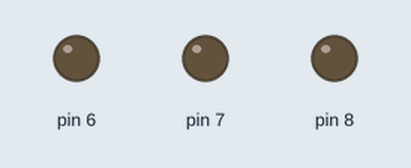
The sketch below on a simulated Arduino Uno, built with avr-gcc and run on an emulated ATmega328P. Parts: output pins drawn as LEDs (lit = HIGH).

Above: at 0.5 s.
At 9.45 s:
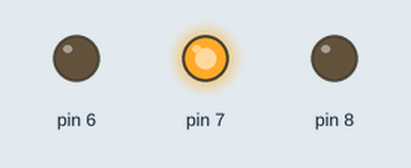
At 13.65 s:
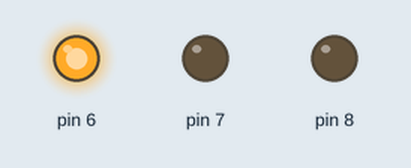
At 18.25 s:
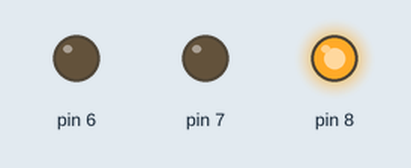
Timing chart, 0 to 18.6 s (numbered marks = the images above):
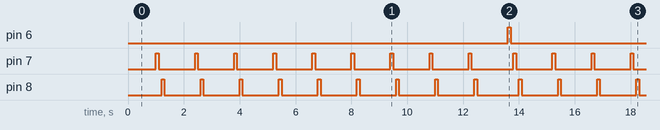

Measured:
- by itself, pin 6: alternates HIGH for 0.10 s and LOW for 14.1 s
- by itself, pin 7, pin 8: alternates HIGH for 0.10 s and LOW for 1.3 s
- by itself, everything shown: repeats every 14.2 s, in 42 steps

The sketch:

multitareas_usando_funciones_para_varias_multitareas.ino
```cpp
//multitareas usando funciones para varias multitareas
int Delay=1000;
int inc=0;

void setup() {
  // put your setup code here, to run once:
  pinMode(6, OUTPUT);
  pinMode(7, OUTPUT);
  pinMode(8, OUTPUT);
}

void led6(){//variable global que va estar enmarcada 1segundo
  delay(Delay);
  inc=inc+1;
  if(inc==10){//esta funcion linea anterior la que esta aqui entre llaves
  digitalWrite(6, 1);
  delay(100);
  digitalWrite(6, 0);
  delay(100);
  inc=0;
}}
void led7(){
  digitalWrite(7, 1);
  delay(100);
  digitalWrite(7, 0);
  delay(100);
}
void led8(){
  digitalWrite(8, 1);
  delay(100);
  digitalWrite(8, 0);
  delay(100);
}
void loop() {
  // put your main code here, to run repeatedly:
  led6();
  led7();
  led8();
}
```
